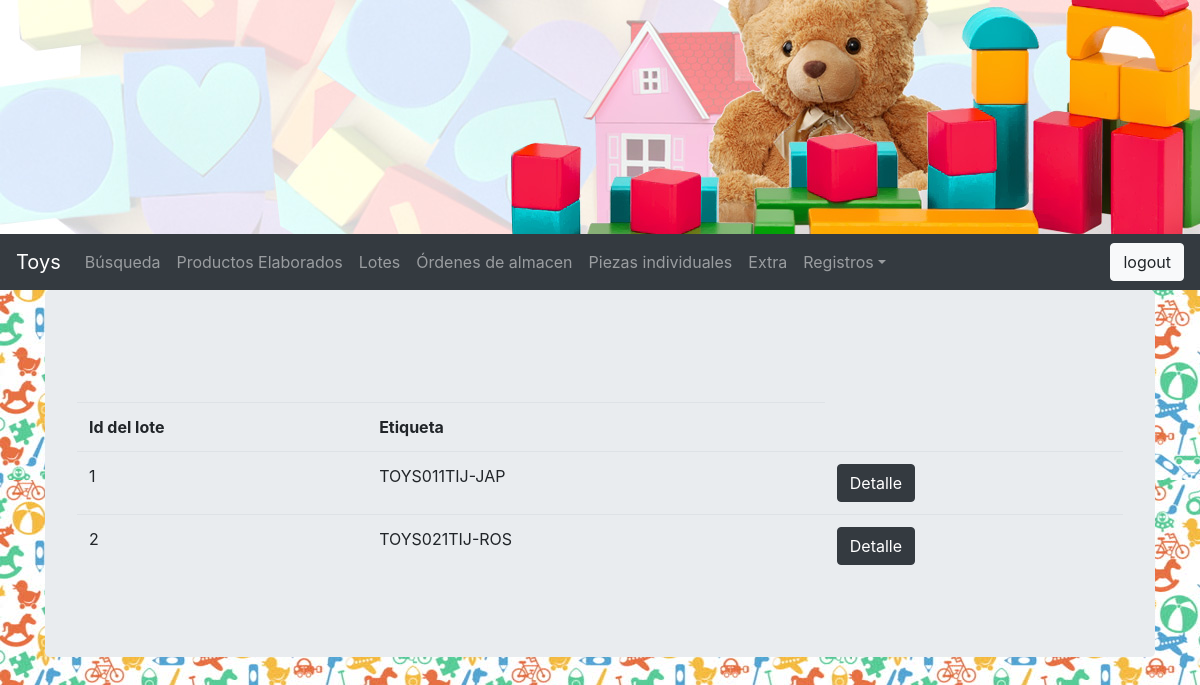
/lote_list/ (signed in), run on an earlier commit of the app's database.
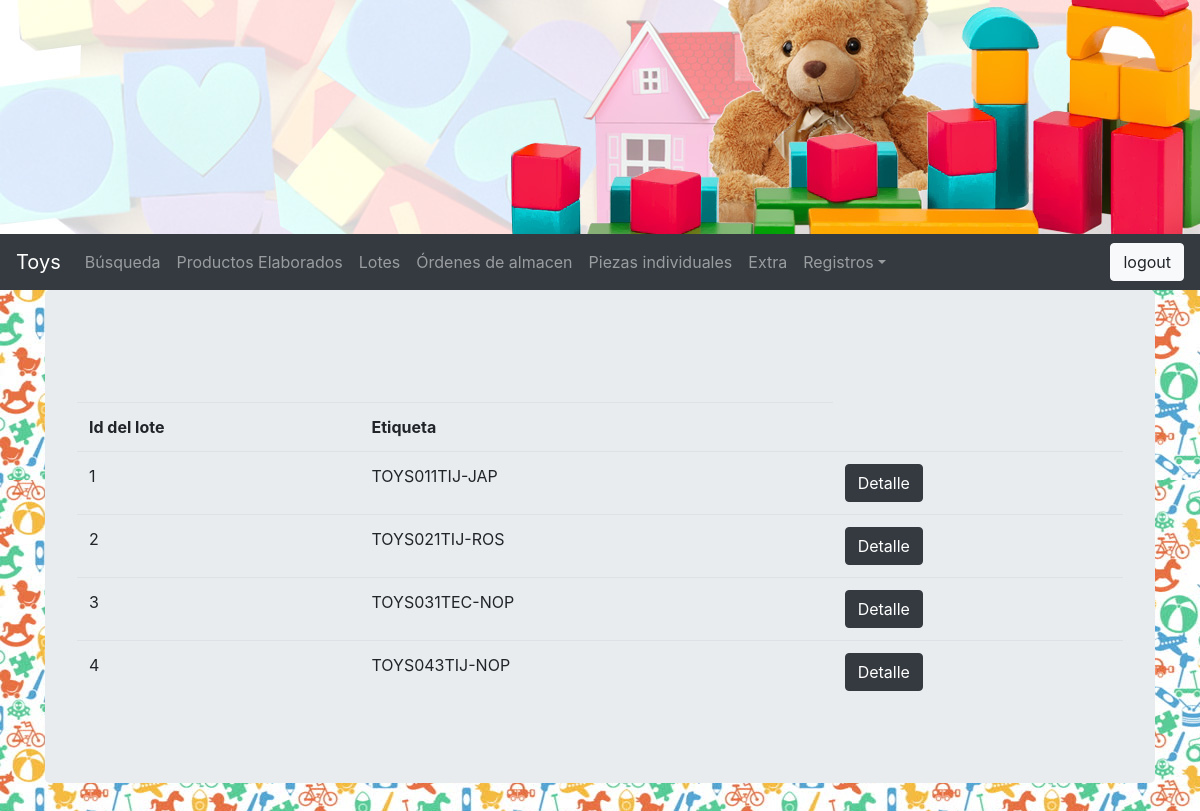
And on a later commit of the database.
### reportes/models.py (models this page shows, shortened)
class Lotes(models.Model):
	FABRICA_CHOICES = (
		('TIJ', 'Tijuana'),
		('ROS', 'Rosarito'),
		('TEC', 'Tecate'),
		)
	linea = models.ForeignKey(Lineas, on_delete=models.CASCADE, default = 1)
	destino = models.CharField(max_length = 40, blank = True, default = 'sin destino')
	fabrica = models.CharField(max_length = 40, choices = FABRICA_CHOICES, default = 'TIJ')
	def _get_etiqueta(self):
		if self.destino == "sin destino":
			if self.id < 10:
				etiqueta = "TOYS" + "0" + str(self.id) + str(self.linea) + self.fabrica + "-" +"NOP"
			else:
				etiqueta = "TOYS" + str(self.id) + str(self.linea) + self.fabrica + "-" +"NOP"
		else:
			letras = self.destino[0:3]
			if self.id < 10:
				etiqueta = "TOYS" + "0" + str(self.id) + str(self.linea) + self.fabrica + "-" + letras.upper()
			else:
				etiqueta = "TOYS" + str(self.id) + str(self.linea) + self.fabrica + "-" + letras.upper()
		return etiqueta
	etiqueta = property(_get_etiqueta)
	productos = models.ManyToManyField(Productos_indiv, blank=True, limit_choices_to={'prueba_estado': 'aprobado'})
	fecha_registro = models.DateTimeField(auto_now_add = True)

class Lineas(models.Model):
	area = models.ForeignKey(Areas, on_delete=models.CASCADE)
	fecha_registro = models.DateTimeField(auto_now_add = True)
	def __str__(self):
		return str(self.id)

### reportes/views.py (the view)
# urls.py: path('lote_list/', views.lote_list, name='lote_list_view'),
@login_required(login_url = "/")
def lote_list(request):
	queryset = Lotes.objects.all()
	return render(request, "reportes/lote_list.html",{ "object_list" : queryset})

### reportes/templates/reportes/lote_list.html (shortened to what this page needs)
{% extends 'base.html' %}
{% block content %}
<section class="container">
	<div class="jumbotron">
	<table class="table table-strip mt-5">
		<th>Id del lote</th>
		<th>Etiqueta</th>
		{% for j in object_list %}
			<tr>
				<td>{{ j.id }} </td>
				<td>{{ j.etiqueta }}</td>
				<td><a href="{% url 'detalle_lote_view' j.id%}" class="btn btn-dark">Detalle</a></td>
			</tr>
			{% empty %}
			{% if request.GET.q %}
				No se entontro avance
			{% else %}
				No hay datos
			{% endif %}
		{% endfor %}
	</table>
	</div>
</section>
{% endblock %}

What changed in the data, as far as the page shows it:
added Lotes: id "3", etiqueta "TOYS031TEC-NOP"
added Lotes: id "4", etiqueta "TOYS043TIJ-NOP"
